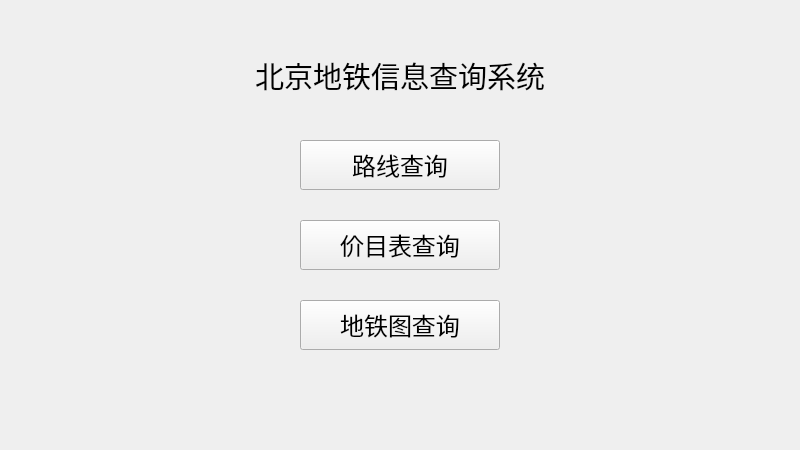
<?xml version="1.0" encoding="UTF-8"?>
<ui version="4.0">
 <class>BeijingSubwayInfoSystemApplicationClass</class>
 <widget class="QMainWindow" name="BeijingSubwayInfoSystemApplicationClass">
  <property name="windowModality">
   <enum>Qt::NonModal</enum>
  </property>
  <property name="geometry">
   <rect>
    <x>0</x>
    <y>0</y>
    <width>800</width>
    <height>450</height>
   </rect>
  </property>
  <property name="minimumSize">
   <size>
    <width>800</width>
    <height>450</height>
   </size>
  </property>
  <property name="maximumSize">
   <size>
    <width>800</width>
    <height>450</height>
   </size>
  </property>
  <property name="mouseTracking">
   <bool>false</bool>
  </property>
  <property name="windowTitle">
   <string>BeijingSubwayInfoSystenApplication</string>
  </property>
  <property name="windowIcon">
   <iconset>
    <normalon>:/Picture/Resorce/Beijing Subway Logo Alone.png</normalon>
   </iconset>
  </property>
  <property name="toolButtonStyle">
   <enum>Qt::ToolButtonIconOnly</enum>
  </property>
  <property name="animated">
   <bool>true</bool>
  </property>
  <widget class="QWidget" name="centralWidget">
   <widget class="QLabel" name="AppName">
    <property name="geometry">
     <rect>
      <x>200</x>
      <y>50</y>
      <width>400</width>
      <height>50</height>
     </rect>
    </property>
    <property name="sizePolicy">
     <sizepolicy hsizetype="Fixed" vsizetype="Fixed">
      <horstretch>0</horstretch>
      <verstretch>0</verstretch>
     </sizepolicy>
    </property>
    <property name="font">
     <font>
      <family>等线</family>
      <pointsize>22</pointsize>
     </font>
    </property>
    <property name="text">
     <string>北京地铁信息查询系统</string>
    </property>
    <property name="alignment">
     <set>Qt::AlignCenter</set>
    </property>
   </widget>
   <widget class="QPushButton" name="PathSearch">
    <property name="geometry">
     <rect>
      <x>300</x>
      <y>140</y>
      <width>200</width>
      <height>50</height>
     </rect>
    </property>
    <property name="sizePolicy">
     <sizepolicy hsizetype="Fixed" vsizetype="Fixed">
      <horstretch>0</horstretch>
      <verstretch>0</verstretch>
     </sizepolicy>
    </property>
    <property name="font">
     <font>
      <family>等线 Light</family>
      <pointsize>18</pointsize>
     </font>
    </property>
    <property name="text">
     <string>路线查询</string>
    </property>
    <property name="checkable">
     <bool>false</bool>
    </property>
    <property name="autoRepeat">
     <bool>false</bool>
    </property>
    <property name="autoExclusive">
     <bool>false</bool>
    </property>
    <property name="autoDefault">
     <bool>false</bool>
    </property>
    <property name="default">
     <bool>false</bool>
    </property>
    <property name="flat">
     <bool>false</bool>
    </property>
   </widget>
   <widget class="QPushButton" name="FareSearch">
    <property name="geometry">
     <rect>
      <x>300</x>
      <y>220</y>
      <width>200</width>
      <height>50</height>
     </rect>
    </property>
    <property name="sizePolicy">
     <sizepolicy hsizetype="Fixed" vsizetype="Fixed">
      <horstretch>0</horstretch>
      <verstretch>0</verstretch>
     </sizepolicy>
    </property>
    <property name="font">
     <font>
      <family>等线 Light</family>
      <pointsize>18</pointsize>
     </font>
    </property>
    <property name="text">
     <string>价目表查询</string>
    </property>
   </widget>
   <widget class="QPushButton" name="MapSearch">
    <property name="geometry">
     <rect>
      <x>300</x>
      <y>300</y>
      <width>200</width>
      <height>50</height>
     </rect>
    </property>
    <property name="sizePolicy">
     <sizepolicy hsizetype="Fixed" vsizetype="Fixed">
      <horstretch>0</horstretch>
      <verstretch>0</verstretch>
     </sizepolicy>
    </property>
    <property name="font">
     <font>
      <family>等线 Light</family>
      <pointsize>18</pointsize>
     </font>
    </property>
    <property name="text">
     <string>地铁图查询</string>
    </property>
   </widget>
  </widget>
 </widget>
 <layoutdefault spacing="6" margin="11"/>
 <resources>
  <include location="BeijingSubwayInfoSystemApplication.qrc"/>
 </resources>
 <connections/>
 <designerdata>
  <property name="gridDeltaX">
   <number>10</number>
  </property>
  <property name="gridDeltaY">
   <number>10</number>
  </property>
  <property name="gridSnapX">
   <bool>true</bool>
  </property>
  <property name="gridSnapY">
   <bool>true</bool>
  </property>
  <property name="gridVisible">
   <bool>true</bool>
  </property>
 </designerdata>
</ui>
